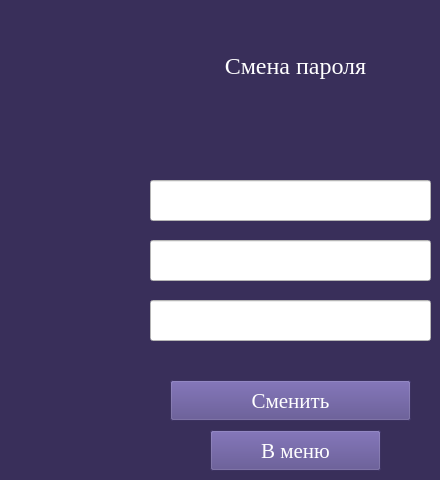
    <widget class="QWidget" name="passChanging">
     <property name="styleSheet">
      <string notr="true">background-color: rgb(57, 47, 90);</string>
     </property>
     <widget class="QLabel" name="label_2">
      <property name="geometry">
       <rect>
        <x>200</x>
        <y>40</y>
        <width>191</width>
        <height>51</height>
       </rect>
      </property>
      <property name="font">
       <font>
        <family>Times New Roman</family>
        <pointsize>18</pointsize>
       </font>
      </property>
      <property name="styleSheet">
       <string notr="true">color: rgb(255, 255, 255);</string>
      </property>
      <property name="text">
       <string>Смена пароля</string>
      </property>
      <property name="alignment">
       <set>Qt::AlignCenter</set>
      </property>
     </widget>
     <widget class="QLineEdit" name="confirmCurPassLine">
      <property name="geometry">
       <rect>
        <x>150</x>
        <y>180</y>
        <width>281</width>
        <height>41</height>
       </rect>
      </property>
      <property name="font">
       <font>
        <family>Times New Roman</family>
        <pointsize>12</pointsize>
       </font>
      </property>
      <property name="styleSheet">
       <string notr="true">background-color: rgb(255, 255, 255);
color: rgb(0, 0, 0);</string>
      </property>
      <property name="text">
       <string/>
      </property>
      <property name="maxLength">
       <number>36</number>
      </property>
     </widget>
     <widget class="QLineEdit" name="newPassLine">
      <property name="geometry">
       <rect>
        <x>150</x>
        <y>240</y>
        <width>281</width>
        <height>41</height>
       </rect>
      </property>
      <property name="font">
       <font>
        <family>Times New Roman</family>
        <pointsize>12</pointsize>
       </font>
      </property>
      <property name="styleSheet">
       <string notr="true">background-color: rgb(255, 255, 255);
color: rgb(0, 0, 0);</string>
      </property>
      <property name="text">
       <string/>
      </property>
      <property name="maxLength">
       <number>36</number>
      </property>
     </widget>
     <widget class="QLineEdit" name="confirmNewPassLine">
      <property name="geometry">
       <rect>
        <x>150</x>
        <y>300</y>
        <width>281</width>
        <height>41</height>
       </rect>
      </property>
      <property name="font">
       <font>
        <family>Times New Roman</family>
        <pointsize>12</pointsize>
       </font>
      </property>
      <property name="styleSheet">
       <string notr="true">background-color: rgb(255, 255, 255);
color: rgb(0, 0, 0);</string>
      </property>
      <property name="text">
       <string/>
      </property>
      <property name="maxLength">
       <number>36</number>
      </property>
     </widget>
     <widget class="QPushButton" name="confPassChangeBtn">
      <property name="geometry">
       <rect>
        <x>170</x>
        <y>380</y>
        <width>241</width>
        <height>41</height>
       </rect>
      </property>
      <property name="font">
       <font>
        <family>Times New Roman</family>
        <pointsize>16</pointsize>
       </font>
      </property>
      <property name="styleSheet">
       <string notr="true">color: rgb(255, 255, 255);
background-color: rgb(84, 70, 135);</string>
      </property>
      <property name="text">
       <string>Сменить</string>
      </property>
     </widget>
     <widget class="QPushButton" name="goFromPassChangeBtn">
      <property name="geometry">
       <rect>
        <x>210</x>
        <y>430</y>
        <width>171</width>
        <height>41</height>
       </rect>
      </property>
      <property name="font">
       <font>
        <family>Times New Roman</family>
        <pointsize>16</pointsize>
       </font>
      </property>
      <property name="styleSheet">
       <string notr="true">color: rgb(255, 255, 255);
background-color: rgb(84, 70, 135);</string>
      </property>
      <property name="text">
       <string>В меню</string>
      </property>
     </widget>
    </widget>
